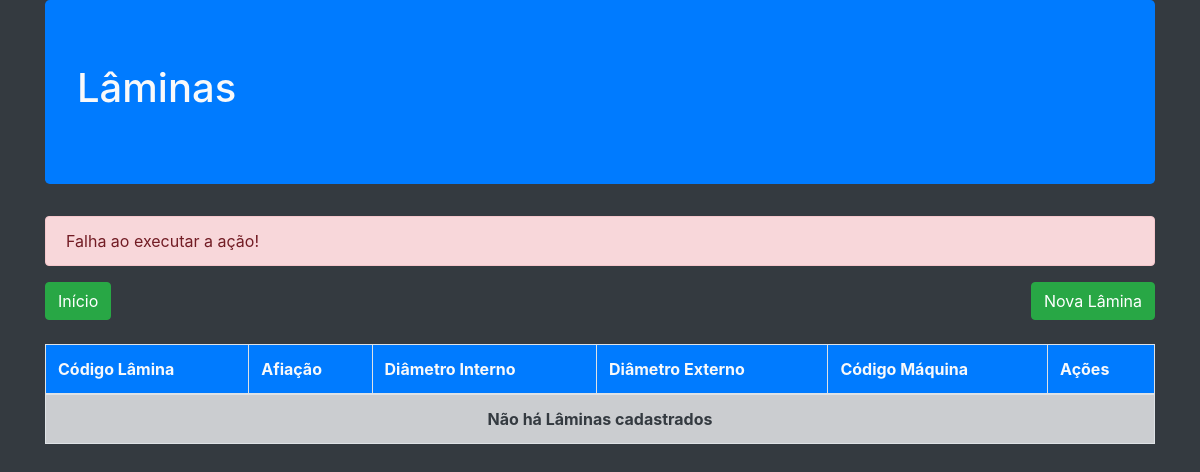
The page /Laminas/ListaLamina.php?status=error on the database as committed earlier.
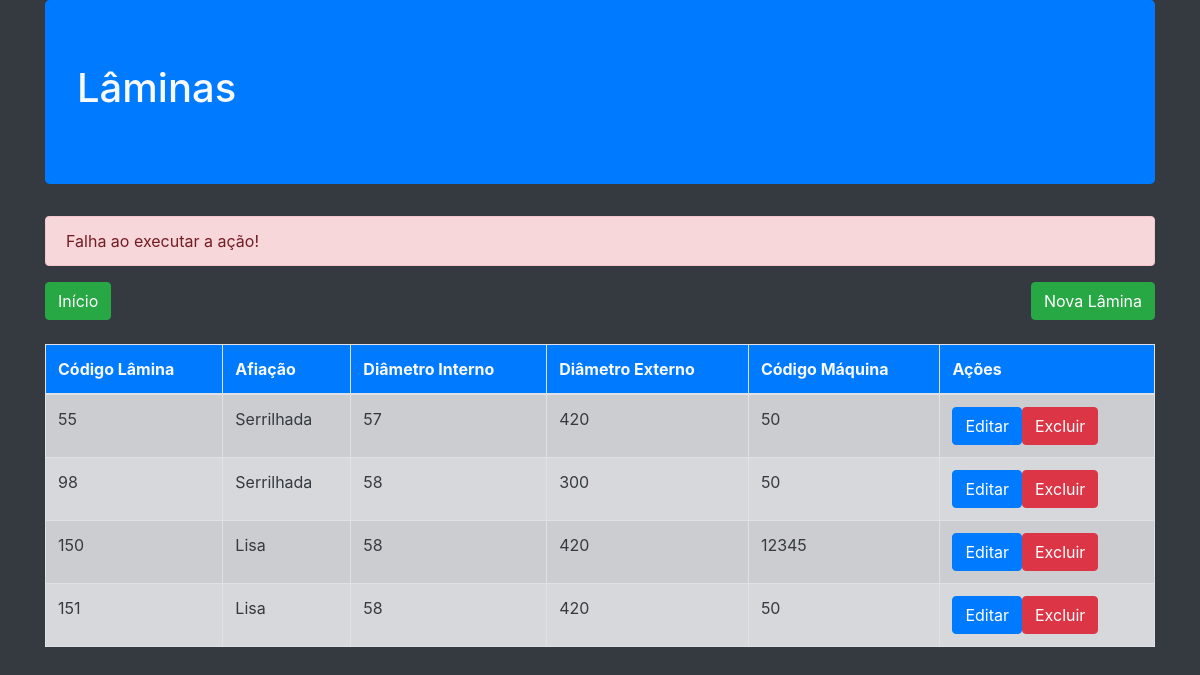
The same page on the database as committed later.
### tables this page shows
CREATE TABLE `lamina` (
  `cod_lamina` int(11) NOT NULL,
  `afiacao` varchar(50) NOT NULL,
  `diam_externo` varchar(10) NOT NULL,
  `diam_interno` varchar(10) NOT NULL,
  `cod_maq` decimal(10,0) NOT NULL
);

### Vendedor/App/Db/Conexao.class.php (called while the page is built, shortened)
<?php
class Conexao{
private $table;
private $connection;
public function __construct($table=null)
{
    $this->table= $table;
}
private function Conexao(){
    $username='root';
    $password='';
   try{
        $this->connection= new PDO ('mysql:host=localhost;dbname=cadastro_maquinas',$username, $password);
        $this->connection->setAttribute(PDO::ATTR_ERRMODE,PDO::ERRMODE_EXCEPTION);
    }catch(PDOException $e){
        die('ERROR:'.$e->getMessage());
}
}
public function execute($query,$params=[]){
    try{
        $statement = $this->connection->prepare($query);
        $statement->execute($params);
        return $statement;
    }catch(PDOException $e){
        die('ERROR:'.$e->getMessage());
    }
}
public function select($where=null,$order=null,$limit=null,$fields='*'){
    $where= strlen($where)?'WHERE '.$where:'';
    $order= strlen($order)?'ORDER BY '.$order:'';
    $limit= strlen($limit)?'LIMIT '.$limit:'';
    $query='SELECT '.$fields.' FROM '.$this->table.' '.$where.' '.$order.' '.$limit;
    return $this->execute($query);
}
}
?>

### Vendedor/App/Entity/Lamina.class.php (called while the page is built, shortened)
<?php
require_once ('../Vendedor/App/Db/Conexao.class.php');
class Lamina{
public static function getLaminas($where=null,$order=null,$limit=null,$fields='*'){
return (new Conexao('lamina'))->select($where,$order,$limit,$fields)
                                ->fetchAll(PDO::FETCH_CLASS,self::class);
}
}
?>

### Laminas/ListaLamina.php (the view, shortened to what this page needs)
<?php
require ('../Vendedor/App/Entity/Lamina.class.php');
$laminas = Lamina:: getLaminas();
$imprime='';
foreach ($laminas as $lamina){
    $imprime.= '<tr>
    <td>'.$lamina->cod_lamina.'</td>
    <td>'.$lamina->afiacao.'</td>
    <td>'.$lamina->diam_interno.'</td>
    <td>'.$lamina->diam_externo.'</td>
    <td>'.$lamina->cod_maq.'</td>
    <td><a href="EditarLamina.php?lamina='.$lamina->cod_lamina.'" class="btn btn-primary">Editar</a ><a href="DeletarLamina.php?lamina='.$lamina->cod_lamina.'"  class="btn btn-danger">Excluir</a></td>
</tr>';
}
$msg='';
if(isset($_GET['status'])){
    switch ($_GET['status']){
        case 'error':
            $msg='<div class="alert alert-danger">Falha ao executar a ação!</div>';
            break;
    }
}
require ('./Header.php')
?>
<?=$msg?>
<a class="btn btn-success mb-4 float-left" href="../index.php">Início</a>
<a class="btn btn-success mb-4 float-right" href="./CadastraLamina.php">Nova Lâmina</a>
<table class="table  table-striped table-bordered table-hover">
    <thead class="bg-primary">
        <tr>
            <th>Código Lâmina</th>
            <th>Afiação</th>
            <th>Diâmetro Interno</th>
            <th>Diâmetro Externo</th>
            <th>Código Máquina</th>
            <th>Ações</th>
        </tr>
    </thead>
    <tbody class="table-secondary text-dark">
       <?php if ($imprime=='')
       {$imprime='<tr><td class="font-weight-bold text-center" colspan="6">Não há Lâminas cadastrados</td></tr>';}
       echo $imprime;?>
    </tbody>
</table>
<?php
require ('./Footer.php')
?>

Rows that differ between the two databases and show on the page:
added lamina: cod_lamina "55", afiacao "Serrilhada", diam_interno "57", diam_externo "420", cod_maq "50"
added lamina: cod_lamina "98", afiacao "Serrilhada", diam_interno "58", diam_externo "300", cod_maq "50"
added lamina: cod_lamina "150", afiacao "Lisa", diam_interno "58", diam_externo "420", cod_maq "12345"
added lamina: cod_lamina "151", afiacao "Lisa", diam_interno "58", diam_externo "420", cod_maq "50"
Other text that changed with them:
text no longer shown: "Não há Lâminas cadastrados"
